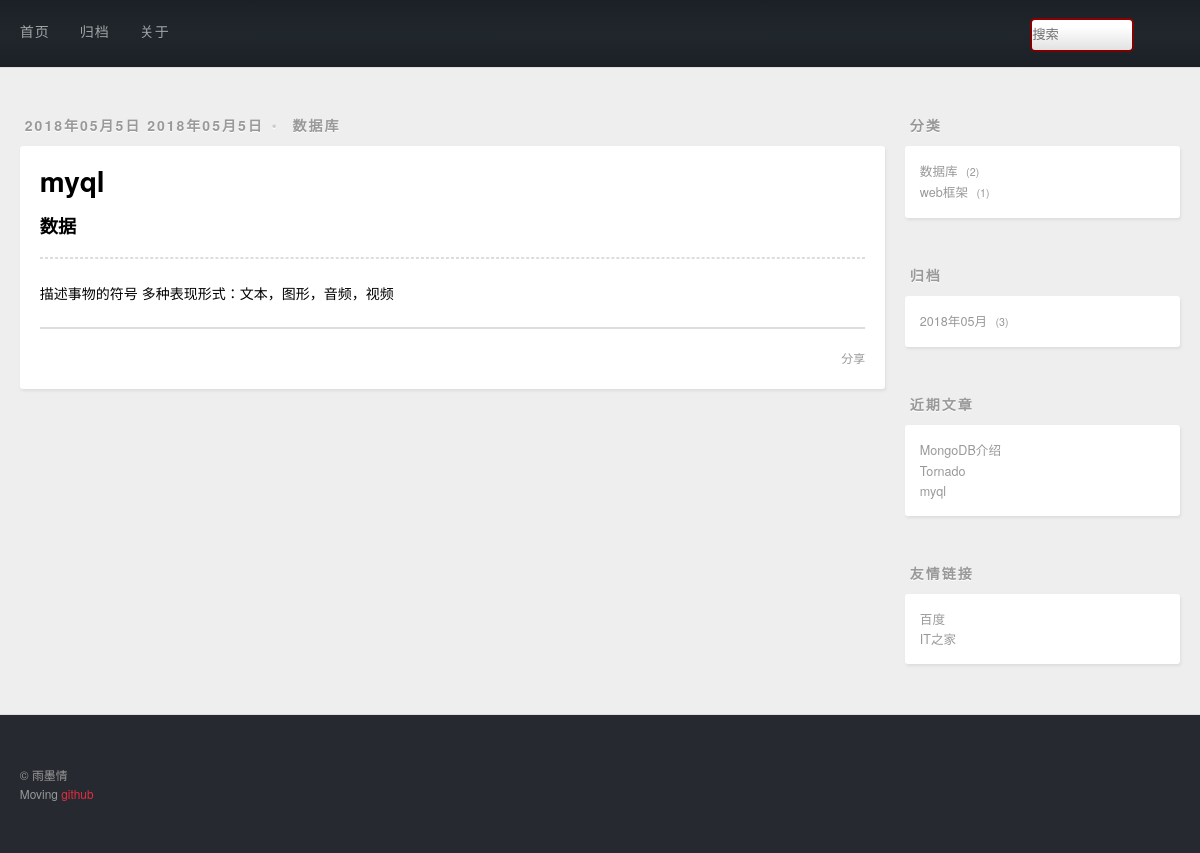
/post/1, run on the app's committed database.
### blog/models.py (models this page shows, shortened)
class Post(models.Model):
    title = models.CharField(max_length=100, unique=True, verbose_name='帖子')
    desc = models.TextField()
    content = models.TextField()
    created = models.DateField(auto_now_add=True)
    modified = models.DateTimeField(auto_now=True)
    category = models.ForeignKey(Category, on_delete=models.DO_NOTHING,null=False)
    tags = models.ManyToManyField(Tags)
    class Meta:
        db_table = 't_post'
        verbose_name_plural = '帖子'

class Category(models.Model):
    cname = models.CharField(max_length=20, unique=True, verbose_name='类别')
    class Meta:
        db_table = 't_category'
        verbose_name_plural = '类别'

### blog/views.py (the view)
# urls.py: path('post/<int:postid>', views.post_view),
def post_view(request, postid):
    post = get_postbyid(postid)
    return render(request, 'detail.html', {'post': post})

### blog/contextprocessors.py (called while the page is built)
def getrightinfo(request):
    from django.db.models import Count
    cate_posts = Post.objects.values('category__cname', 'category').annotate(count=Count('*')).order_by('-count')  # 分组信息
    from django.db import connection
    cursor = connection.cursor()
    arc_posts = cursor.execute(
        "select created,count('*') as count from t_post group by strftime('%Y-%m',created) order by  created desc")
    recent_posts = Post.objects.all().order_by('-id')[:3]
    return {'cate_posts': cate_posts, 'recent_posts': recent_posts, 'arc_posts': arc_posts}

### blog/templatetags/my_markdown.py (called while the page is built)
@register.filter
def md(value):
    import markdown
    return markdown.markdown(value)

### blog/views.py (called while the page is built)
def get_postbyid(postid):
    return Post.objects.get(id=postid)

### blog/templates/detail.html
{% extends 'base.html' %}
{% load my_markdown %}
{% block main %}
    <article class="article article-type-post">
        <div class="article-meta">
            <a class="article-date">
                <time>{{ post.created|date:'Y年m月n日' }}</time>
                <time>{{ post.created|date:'Y年m月n日' }}</time>
            </a>
            <div class="article-category">
                <a class="article-category-link" href="#" target="_blank">{{ post.category.cname }}</a>
            </div>
        </div>
        <div class="article-inner">
            <header class="article-header">
            <h1 itemprop="name">
            <a class="article-title">{{ post.title }}</a>
            </h1>
            </header>
            <div class="article-entry" itemprop="articleBody">
                <h3>{{ post.desc }}</h3>
                <hr>
                {{ post.content|md|safe }}
            </div>
            <footer class="article-footer">
            <a data-url="存放文章的url" class="article-share-link">分享</a>
            </footer>
        </div>
    </article>
{% endblock main %}

### templates/right.html
<aside id="sidebar">
    <div class="widget-wrap">
        <h3 class="widget-title">分类</h3>
        <div class="widget">
            <ul class="category-list">
                {% for cate_post in cate_posts %}
                <li class="category-list-item">
                    <a class="category-list-link" href="/category/{{ cate_post.category }}">{{ cate_post.category__cname }}</a>
                    <span class="category-list-count">{{ cate_post.count }}</span>
                </li>
                {% endfor %}
            </ul>
        </div>
    </div>
    <div class="widget-wrap">
        <h3 class="widget-title">归档</h3>
        <div class="widget">
            <ul class="archive-list">
                {% for ap in arc_posts %}
                <li class="archive-list-item">
                    <a class="archive-list-link" href="/archive/{{ ap.0|date:'Y' }}/{{ ap.0|date:'m' }}">{{ ap.0|date:'Y年m月' }}</a>
                    <span class="archive-list-count">{{ ap.1 }}</span>
                </li>
                {% endfor %}
            </ul>
        </div>
    </div>
    <div class="widget-wrap">
        <h3 class="widget-title">近期文章</h3>
        <div class="widget">
            <ul>
                {% for rp in recent_posts %}
                    <li>
                        <a href="/post/{{ rp.id }}">{{ rp.title }}</a>
                    </li>
                {% endfor %}
            </ul>
        </div>
    </div>
    <div class="widget-wrap">
        <h3 class="widget-title">友情链接</h3>
        <div class="widget">
            <ul>
                <li>
                    <a href="http://www.baidu.com/" target="_blank">百度</a>
                </li>
                <li>
                    <a href="https://www.ithome.com/" target="_blank">IT之家</a>
                </li>
            </ul>
        </div>
    </div>
</aside>

### data on the page
Post: created "2018年05月5日", category.cname "数据库", title "myql", desc "数据", content|md "描述事物的符号 多种表现形式：文本，图形，音频，视频"
Post: title "MongoDB介绍"
Post: title "Tornado"

### other printed values
{{ cate_post.category__cname }} "数据库" "web框架"
{{ cate_post.count }} "2" "1"
{{ ap.0|date:'Y年m月' }} "2018年05月"
{{ ap.1 }} "3"
